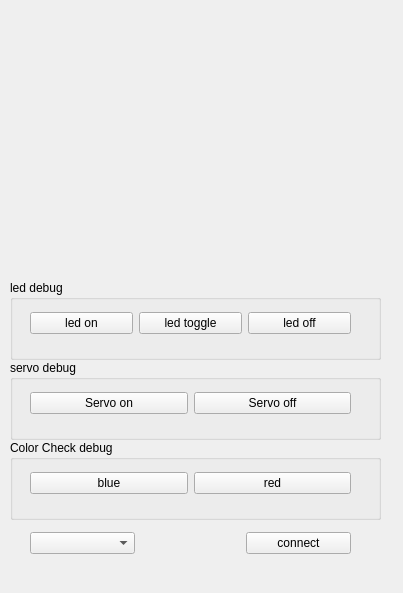
<?xml version="1.0" encoding="UTF-8"?>
<ui version="4.0">
 <class>MainWindow</class>
 <widget class="QMainWindow" name="MainWindow">
  <property name="geometry">
   <rect>
    <x>0</x>
    <y>0</y>
    <width>403</width>
    <height>593</height>
   </rect>
  </property>
  <property name="windowTitle">
   <string>MainWindow</string>
  </property>
  <widget class="QWidget" name="centralwidget">
   <widget class="QGroupBox" name="groupBox">
    <property name="geometry">
     <rect>
      <x>10</x>
      <y>280</y>
      <width>371</width>
      <height>80</height>
     </rect>
    </property>
    <property name="title">
     <string>led debug</string>
    </property>
    <widget class="QWidget" name="layoutWidget">
     <property name="geometry">
      <rect>
       <x>20</x>
       <y>30</y>
       <width>321</width>
       <height>26</height>
      </rect>
     </property>
     <layout class="QHBoxLayout" name="horizontalLayout">
      <item>
       <widget class="QPushButton" name="btnLedOn">
        <property name="text">
         <string>led on</string>
        </property>
       </widget>
      </item>
      <item>
       <widget class="QPushButton" name="btnLedToggle">
        <property name="text">
         <string>led toggle</string>
        </property>
       </widget>
      </item>
      <item>
       <widget class="QPushButton" name="pushButton">
        <property name="text">
         <string>led off</string>
        </property>
       </widget>
      </item>
     </layout>
    </widget>
   </widget>
   <widget class="QGroupBox" name="groupBox_2">
    <property name="geometry">
     <rect>
      <x>10</x>
      <y>360</y>
      <width>371</width>
      <height>80</height>
     </rect>
    </property>
    <property name="title">
     <string>servo debug</string>
    </property>
    <widget class="QWidget" name="layoutWidget_2">
     <property name="geometry">
      <rect>
       <x>20</x>
       <y>30</y>
       <width>321</width>
       <height>26</height>
      </rect>
     </property>
     <layout class="QHBoxLayout" name="horizontalLayout_3">
      <item>
       <widget class="QPushButton" name="btnServoOn">
        <property name="text">
         <string>Servo on</string>
        </property>
       </widget>
      </item>
      <item>
       <widget class="QPushButton" name="btnServoOff">
        <property name="text">
         <string>Servo off</string>
        </property>
       </widget>
      </item>
     </layout>
    </widget>
   </widget>
   <widget class="QGroupBox" name="groupBox_3">
    <property name="geometry">
     <rect>
      <x>10</x>
      <y>440</y>
      <width>371</width>
      <height>80</height>
     </rect>
    </property>
    <property name="title">
     <string>Color Check debug</string>
    </property>
    <widget class="QWidget" name="layoutWidget_3">
     <property name="geometry">
      <rect>
       <x>20</x>
       <y>30</y>
       <width>321</width>
       <height>26</height>
      </rect>
     </property>
     <layout class="QHBoxLayout" name="horizontalLayout_4">
      <item>
       <widget class="QPushButton" name="btnCheckBlue">
        <property name="text">
         <string>blue</string>
        </property>
       </widget>
      </item>
      <item>
       <widget class="QPushButton" name="btnCheckRed">
        <property name="text">
         <string>red</string>
        </property>
       </widget>
      </item>
     </layout>
    </widget>
   </widget>
   <widget class="QWidget" name="layoutWidget">
    <property name="geometry">
     <rect>
      <x>0</x>
      <y>10</y>
      <width>401</width>
      <height>261</height>
     </rect>
    </property>
    <layout class="QHBoxLayout" name="horizontalLayout_2" stretch="1,10,1">
     <item>
      <spacer name="horizontalSpacer">
       <property name="orientation">
        <enum>Qt::Orientation::Horizontal</enum>
       </property>
       <property name="sizeHint" stdset="0">
        <size>
         <width>40</width>
         <height>20</height>
        </size>
       </property>
      </spacer>
     </item>
     <item>
      <widget class="QLabel" name="lblImage">
       <property name="text">
        <string/>
       </property>
      </widget>
     </item>
     <item>
      <spacer name="horizontalSpacer_2">
       <property name="orientation">
        <enum>Qt::Orientation::Horizontal</enum>
       </property>
       <property name="sizeHint" stdset="0">
        <size>
         <width>40</width>
         <height>20</height>
        </size>
       </property>
      </spacer>
     </item>
    </layout>
   </widget>
   <widget class="QWidget" name="">
    <property name="geometry">
     <rect>
      <x>30</x>
      <y>530</y>
      <width>321</width>
      <height>26</height>
     </rect>
    </property>
    <layout class="QHBoxLayout" name="horizontalLayout_5" stretch="1,1,1">
     <item>
      <widget class="QComboBox" name="cbxSelectSerialCh"/>
     </item>
     <item>
      <spacer name="horizontalSpacer_3">
       <property name="orientation">
        <enum>Qt::Orientation::Horizontal</enum>
       </property>
       <property name="sizeHint" stdset="0">
        <size>
         <width>40</width>
         <height>20</height>
        </size>
       </property>
      </spacer>
     </item>
     <item>
      <widget class="QPushButton" name="btnConnect">
       <property name="text">
        <string>connect</string>
       </property>
       <property name="checkable">
        <bool>true</bool>
       </property>
      </widget>
     </item>
    </layout>
   </widget>
  </widget>
 </widget>
 <resources/>
 <connections/>
</ui>
